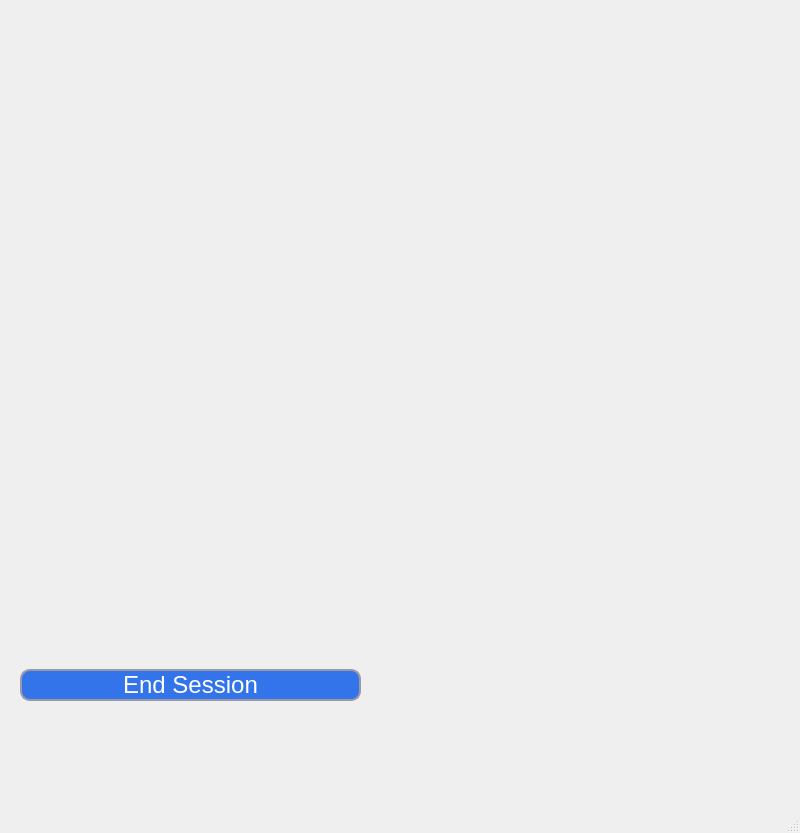
<?xml version="1.0" encoding="UTF-8"?>
<ui version="4.0">
 <class>pomodoro_window</class>
 <widget class="QMainWindow" name="pomodoro_window">
  <property name="geometry">
   <rect>
    <x>0</x>
    <y>0</y>
    <width>800</width>
    <height>833</height>
   </rect>
  </property>
  <property name="windowTitle">
   <string>pomodoro session</string>
  </property>
  <widget class="QWidget" name="centralwidget">
   <widget class="QLabel" name="lbl_image">
    <property name="geometry">
     <rect>
      <x>10</x>
      <y>0</y>
      <width>781</width>
      <height>571</height>
     </rect>
    </property>
    <property name="font">
     <font>
      <pointsize>11</pointsize>
     </font>
    </property>
    <property name="text">
     <string/>
    </property>
   </widget>
   <widget class="QLabel" name="lbl_backwards_counter">
    <property name="geometry">
     <rect>
      <x>430</x>
      <y>680</y>
      <width>261</width>
      <height>81</height>
     </rect>
    </property>
    <property name="font">
     <font>
      <pointsize>48</pointsize>
     </font>
    </property>
    <property name="text">
     <string/>
    </property>
   </widget>
   <widget class="QLabel" name="lbl_number_of_sessoins">
    <property name="geometry">
     <rect>
      <x>410</x>
      <y>610</y>
      <width>331</width>
      <height>51</height>
     </rect>
    </property>
    <property name="font">
     <font>
      <family>MS Sans Serif</family>
      <pointsize>15</pointsize>
     </font>
    </property>
    <property name="text">
     <string/>
    </property>
   </widget>
   <widget class="QWidget" name="verticalLayoutWidget">
    <property name="geometry">
     <rect>
      <x>20</x>
      <y>610</y>
      <width>341</width>
      <height>151</height>
     </rect>
    </property>
    <layout class="QVBoxLayout" name="verticalLayout">
     <item>
      <widget class="QPushButton" name="btn_end_session">
       <property name="font">
        <font>
         <family>MS Sans Serif</family>
         <pointsize>18</pointsize>
        </font>
       </property>
       <property name="styleSheet">
        <string notr="true">QPushButton {
	border-style: solid;
	border-width: 2px;
	border-color: #9999aa;
	border-radius: 10px;
	color: white;
	background-color: #3474eb
}

QPushButton:enabled {
	background-color: #3474eb
	color: white;
}

QPushButton:pressed {
	background-color: #0d2f72;
	color: #fffffe;
}

QPushButton:hover:!pressed {
	background-color: E1F4FF;
	color: 0c2f70;
}

QPushButton:disabled {
	background-color: #aaaaaa;
	color: #ffffff;
}</string>
       </property>
       <property name="text">
        <string>End Session</string>
       </property>
      </widget>
     </item>
    </layout>
   </widget>
  </widget>
  <widget class="QMenuBar" name="menubar">
   <property name="geometry">
    <rect>
     <x>0</x>
     <y>0</y>
     <width>800</width>
     <height>21</height>
    </rect>
   </property>
  </widget>
  <widget class="QStatusBar" name="statusbar"/>
 </widget>
 <resources/>
 <connections/>
</ui>
